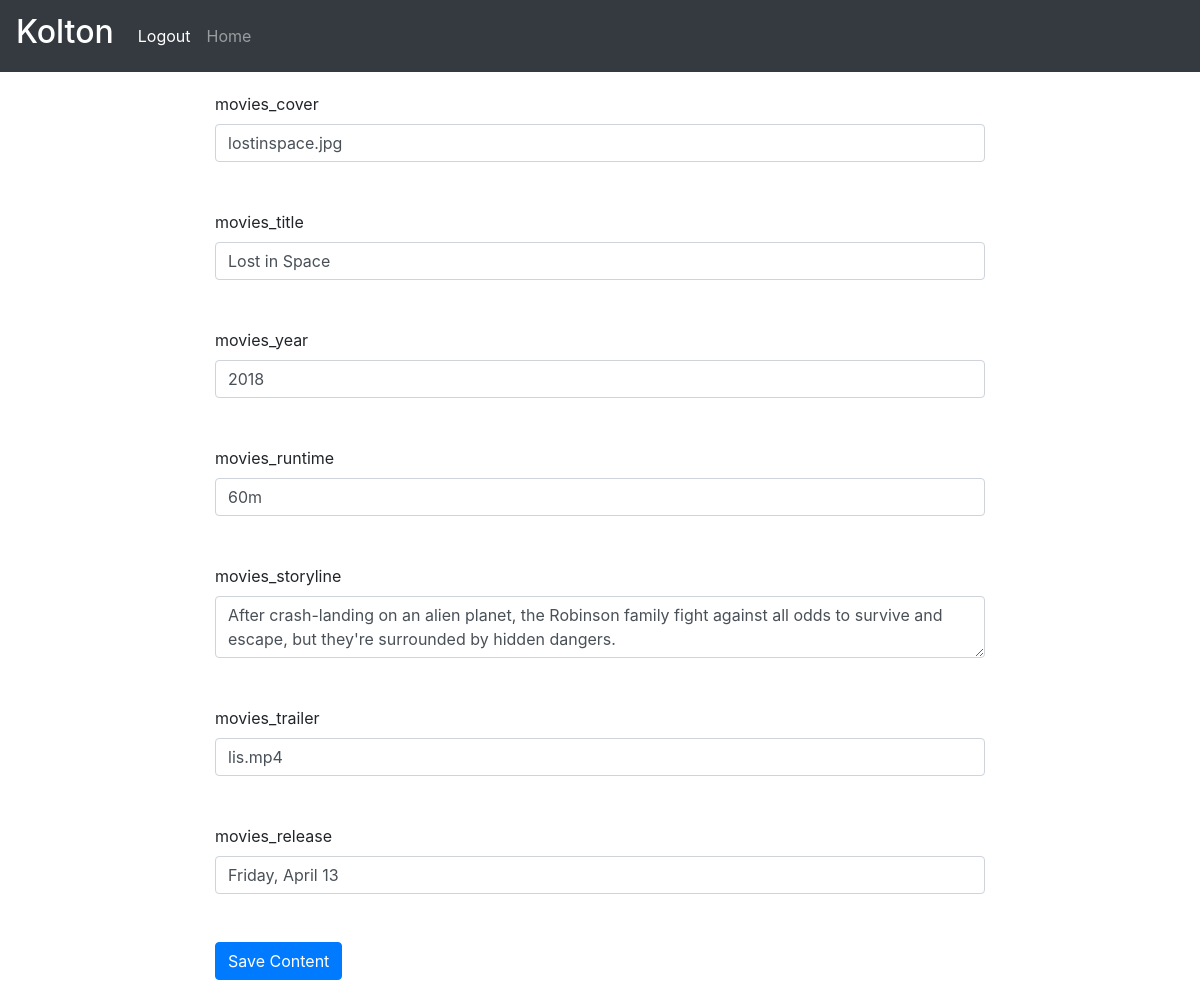
Page /admin/admin_editall.php (signed in) on the committed database.
### tables this page shows
CREATE TABLE IF NOT EXISTS `tbl_movies` (
  `movies_id` mediumint(8) UNSIGNED NOT NULL AUTO_INCREMENT,
  `movies_cover` varchar(75) NOT NULL DEFAULT 'cover_default.jpg',
  `movies_title` varchar(125) NOT NULL,
  `movies_year` varchar(5) NOT NULL,
  `movies_runtime` varchar(25) NOT NULL,
  `movies_storyline` text NOT NULL,
  `movies_trailer` varchar(75) NOT NULL DEFAULT 'trailer_default.jpg',
  `movies_release` varchar(125) NOT NULL,
  PRIMARY KEY (`movies_id`)
);

### admin/phpscripts/read.php (called while the page is built, shortened)
<?php
	function getSingle($tbl, $col, $id) {
		include('connect.php');
		$querySingle = "SELECT * FROM {$tbl} WHERE {$col} = {$id}";
		$runSingle = mysqli_query($link, $querySingle);
		if($runSingle){
			return $runSingle;
		}else{
			$error = "There was error accessing this information.  Please contact your admin.";
			return $error;
		}
	}
?>

### admin/phpscripts/single_edit_form.php (the view, shortened to what this page needs)
<?php
	function single_edit($tbl,$col,$id) {
		$result = getSingle($tbl, $col, $id);
		$getResult = mysqli_fetch_array($result);
		echo "<form action=\"phpscripts/editall.php\" method=\"post\">";
		for($i=0; $i<mysqli_num_fields($result); $i++) {
			$dataType = mysqli_fetch_field_direct($result,$i);
			$fieldname = $dataType -> name;
			$fieldtype = $dataType -> type;
			if($fieldname != $col){
				echo "<label>{$fieldname}</label><br>";
				if($fieldtype != "252"){
					echo "<input type=\"text\" name=\"{$fieldname}\" class='form-control' value=\"{$getResult[$i]}\"><br><br>";
				}else{
					echo "<textarea class='form-control' name=\"{$fieldname}\">{$getResult[$i]}</textarea><br><br>";
				}
			}
		}
		echo "<input type=\"submit\" class='btn btn-primary' name=\"submit\" value=\"Save Content\">";
		echo "</form>";
	}
?>

### admin/css/main.css (style rules this page uses)
* { margin: 0; padding: 0; box-sizing: border-box; }
html, body { width: 100%; height: 100%; overflow-y: hidden; }

### rows in the picture
tbl_movies: movies_cover "lostinspace.jpg", movies_title "Lost in Space", movies_year "2018", movies_runtime "60m", movies_storyline "After crash-landing on an alien planet, the Robinson family fight against all odds to survive and escape, but they're surrounded by hidden dangers.", movies_trailer "lis.mp4", movies_release "Friday, April 13"

### other values in the picture
$_SESSION['user_name'] "Kolton"
$fieldname "movies_cover"
$fieldname "movies_title"
$fieldname "movies_year"
$fieldname "movies_runtime"
$fieldname "movies_storyline"
$fieldname "movies_trailer"
$fieldname "movies_release"
